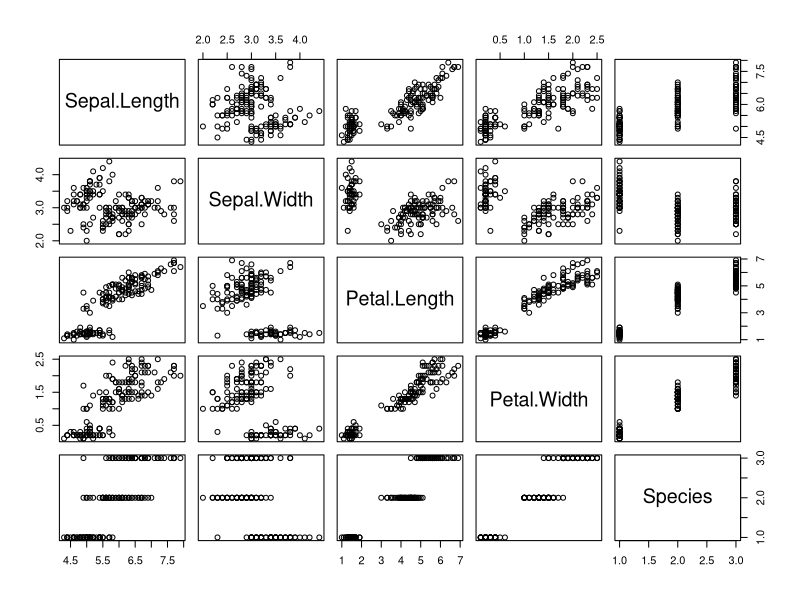
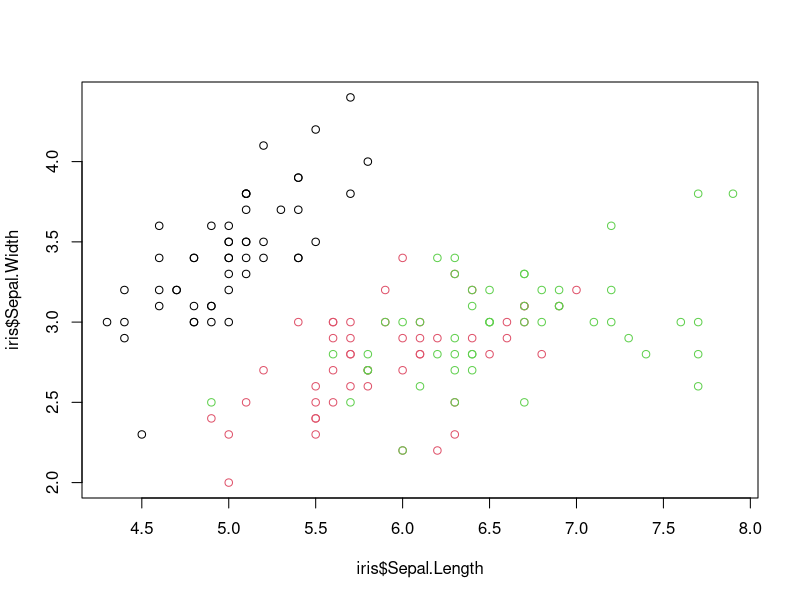
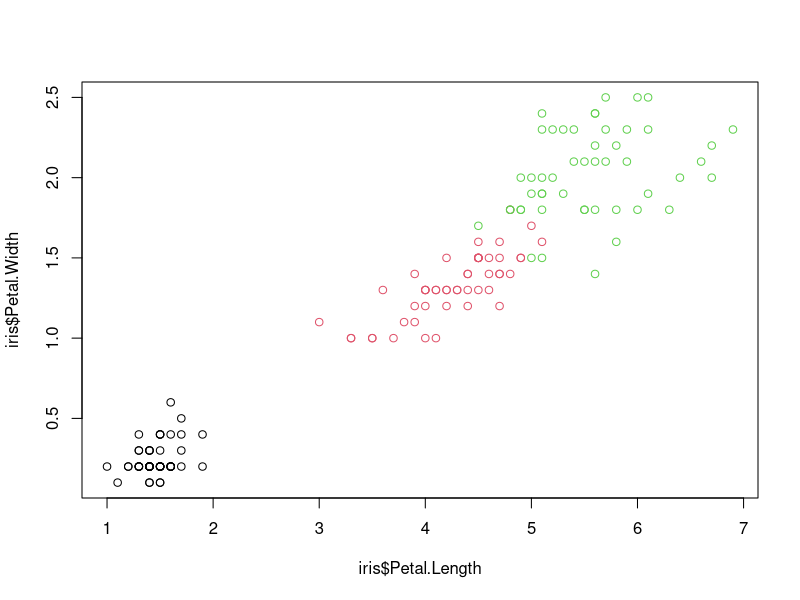
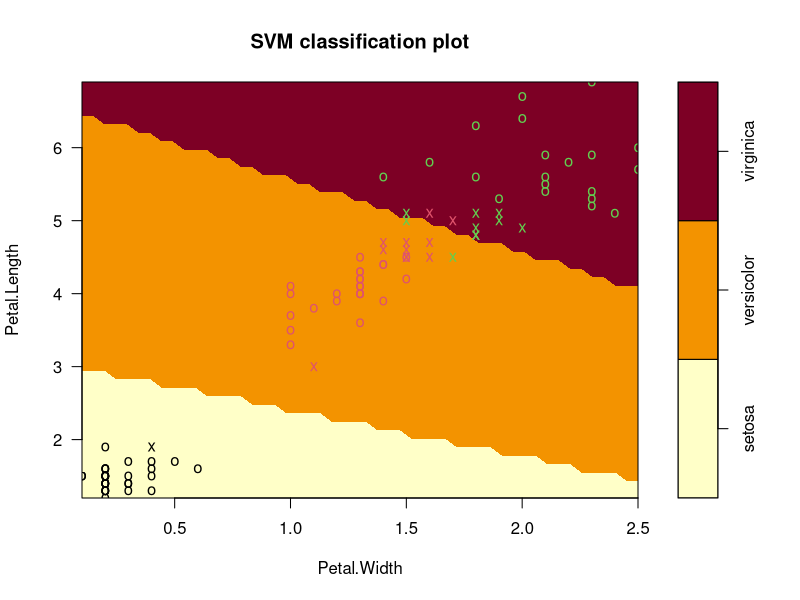
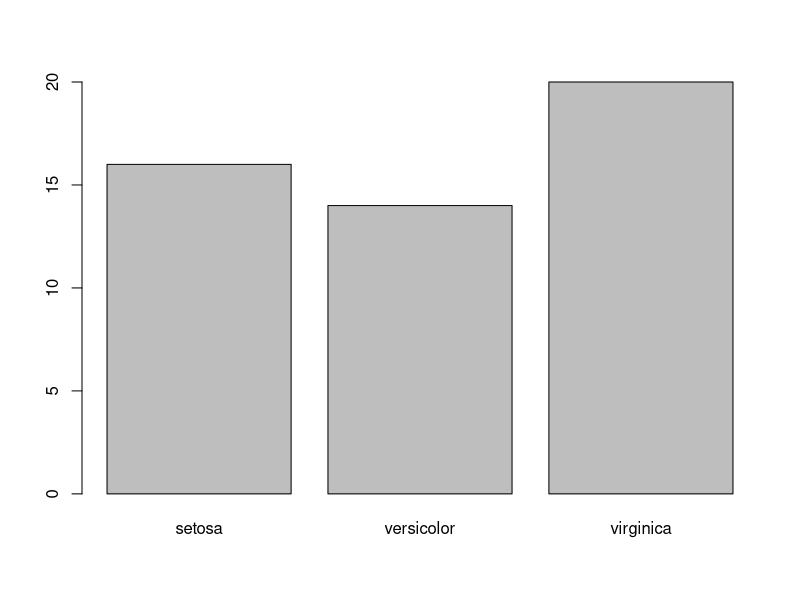

R code for these plots, in order:
library(e1071)
plot(iris)

View(iris)

plot(iris$Sepal.Length, iris$Sepal.Width, col=iris$Species)
plot(iris$Petal.Length, iris$Petal.Width, col=iris$Species)

s<-sample(150,100)
col<-c("Petal.Length", "Petal.Width", "Species")
iris.train <- iris[s,col]
iris.test <- iris[-s,col]

svmfit <- svm(Species~., data = iris.train, kernel = "linear", cost = 1, scale = FALSE)
print(svmfit)

plot(svmfit, iris.train[, col])

tuned <- tune(svm, Species ~., data = iris.train, kernel = "linear", ranges = list(cost=c(0.001,0.01,.1,1,10,100)))
# Will show the optimal cost parameter
summary(tuned)

p<- predict(svmfit, iris.test[, col],type = "class")
plot(p)

table(p, iris.test[,3])
mean(p== iris.test[,3])

